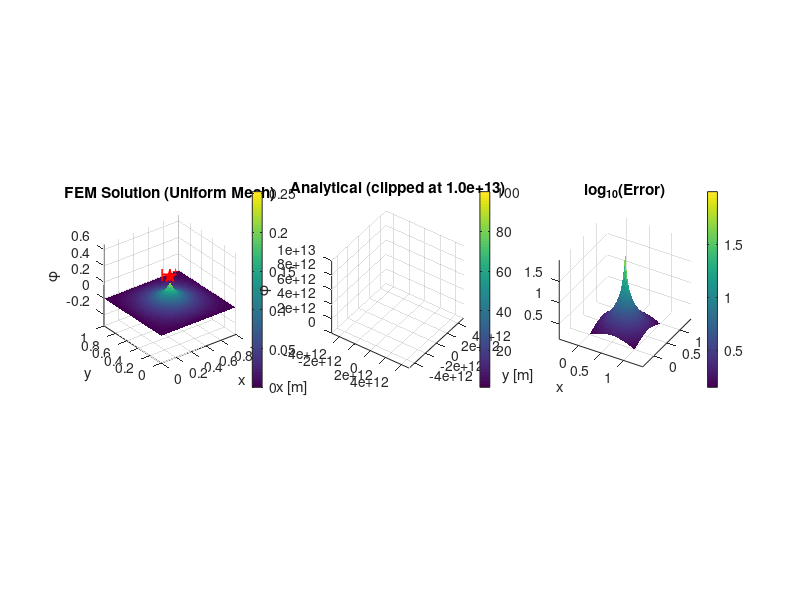
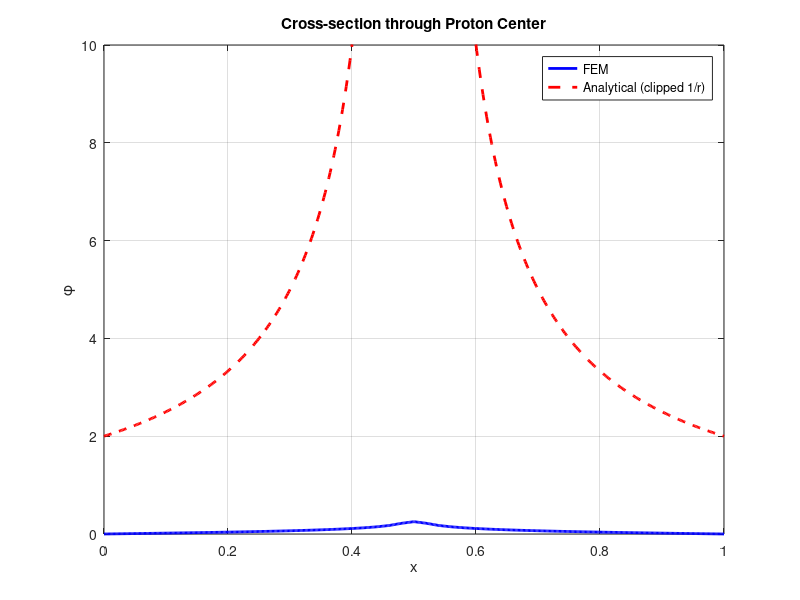

The MATLAB script that drew these images, in order:
    % ========================================================================
    % PROJECT 3 (Corrected): FEM for Stationary Proton Potential - Uniform Mesh
    % ========================================================================
    % This script solves:  -Δφ = ρ  on a square domain with φ = 0 on the boundary.
    % The charge density ρ represents a stationary proton modeled as a Gaussian.
    % The code:
    %   1. Builds a uniform triangular mesh
    %   2. Assembles the FEM stiffness matrix and load vector
    %   3. Solves the system for φ
    %   4. Compares to analytical φ = 1 / r
    %   5. Visualizes FEM vs analytical and computes error metrics
    %
    % AUTHOR: Johan Lorenzi (corrected version)
    % COMMENTS: Each section is heavily documented for clarity.
    %
    % ========================================================================
    
    clear; close all; clc;
    
    %% =====================================================================
    % 1. PARAMETERS (Non-dimensionalized for numerical stability)
    % =====================================================================
    L       = 1.0;              % Domain size (non-dimensional)
    R0      = 0.01;             % Proton radius (used to regularize 1/r)
    center  = [0.5*L, 0.5*L];  % Proton position
    epsilon = 3 * R0;           % Gaussian width to approximate delta function
    
    % Mesh resolution
    Nx = 50;                    % Number of intervals in x (→ Nx+1 nodes)
    Ny = 50;                    % Number of intervals in y
    
    %% =====================================================================
    % 2. MESH GENERATION: Structured grid → Triangular mesh
    % =====================================================================
    % Create equally spaced node coordinates
    x_coords = linspace(0, L, Nx+1);
    y_coords = linspace(0, L, Ny+1);
    
    % Generate full 2D grid (Xg(i,j), Yg(i,j))
    [Xg, Yg] = meshgrid(x_coords, y_coords);
    
    % Store all node coordinates as a list of (x,y) pairs
    nodes = [Xg(:), Yg(:)];
    N = size(nodes, 1);         % Total number of nodes
    
    % Build triangular elements (each square → 2 triangles)
    elem = [];
    for j = 1:Ny
        for i = 1:Nx
            % Identify the 4 nodes of the current square cell
            n1 = (j-1)*(Nx+1) + i;      % bottom-left
            n2 = n1 + 1;                % bottom-right
            n3 = n1 + (Nx+1);           % top-left
            n4 = n2 + (Nx+1);           % top-right
            
            % Split square into two triangles
            elem = [elem;
                    n1 n2 n3;            % lower-left triangle
                    n2 n4 n3];           % upper-right triangle
        end
    end
    Ne = size(elem, 1);          % Total number of triangular elements
    
    fprintf('Mesh generated: %d nodes, %d triangular elements\n', N, Ne);
    
    %% =====================================================================
    % 3. ASSEMBLY OF GLOBAL STIFFNESS MATRIX (A) AND LOAD VECTOR (b)
    %    Equation:  A φ = b  with A_ij = ∫ ∇Ni·∇Nj dΩ  and  b_i = ∫ Ni ρ dΩ
    % =====================================================================
    A = sparse(N, N);            % Sparse stiffness matrix
    b = zeros(N, 1);             % Load vector
    
    % Define Gaussian charge distribution parameters
    sigma = epsilon / 3;         % std. deviation of Gaussian
    norm_factor = 1 / (2*pi*sigma^2);   % Ensures ∫ρ dxdy = 1
    
    % Loop over all elements to assemble local matrices
    for e = 1:Ne
        % Node indices for this triangle
        ids = elem(e, :);
        
        % Coordinates of the triangle's 3 vertices
        x = nodes(ids, 1);
        y = nodes(ids, 2);
        
        % Compute triangle area (shoelace formula)
        Area = 0.5 * abs( x(1)*(y(2)-y(3)) + x(2)*(y(3)-y(1)) + x(3)*(y(1)-y(2)) );
        
        % Skip degenerate elements (none expected in structured mesh)
        if Area < 1e-12
            continue;
        end
        
        % Compute gradients of shape functions (P1 linear elements)
        dN_dx = [y(2)-y(3); y(3)-y(1); y(1)-y(2)] / (2*Area);
        dN_dy = [x(3)-x(2); x(1)-x(3); x(2)-x(1)] / (2*Area);
        
        % Local stiffness matrix (3x3)
        Ke = Area * (dN_dx * dN_dx' + dN_dy * dN_dy');
        
        % Assemble into global matrix
        A(ids, ids) = A(ids, ids) + Ke;
        
        % ---- LOAD VECTOR: Gaussian charge ----
        % Evaluate ρ at centroid (1-point quadrature)
        xc = mean(x);
        yc = mean(y);
        dx = xc - center(1);
        dy = yc - center(2);
        rho = norm_factor * exp(-(dx^2 + dy^2)/(sigma^2));
        
        % Local load vector (each node gets Area/3 * ρ)
        be = (Area * rho / 3) * ones(3,1);
        b(ids) = b(ids) + be;
    end
    
    %% =====================================================================
    % 4. APPLY DIRICHLET BOUNDARY CONDITIONS (φ = 0 on boundary)
    % =====================================================================
    % Identify boundary nodes
    bottom = 1:(Nx+1);
    top    = (N - Nx):N;
    left   = 1:(Nx+1):N;
    right  = (Nx+1):(Nx+1):N;
    
    boundary_nodes = unique([bottom, top, left, right]);
    free_nodes = setdiff(1:N, boundary_nodes);
    
    fprintf('Boundary nodes: %d, Free nodes: %d\n', ...
            length(boundary_nodes), length(free_nodes));
    
    % Extract system for free DOFs
    A_ff = A(free_nodes, free_nodes);
    b_f  = b(free_nodes);
    
    % Check matrix conditioning
    cond_A = condest(A_ff);
    fprintf('Condition number of A_ff: %.2e\n', cond_A);
    
    %% =====================================================================
    % 5. SOLVE THE LINEAR SYSTEM
    % =====================================================================
    phi = zeros(N, 1);            % Initialize full potential vector
    phi(free_nodes) = A_ff \ b_f; % Solve only for interior nodes
    
    %% =====================================================================
    % 6. ANALYTICAL SOLUTION (φ = 1 / max(|r - r0|, R0))
    % =====================================================================% === Analytical solution ===
    % === Analytical solution ===
    % === Analytical potential ===
    r = sqrt((nodes(:,1)-center(1)).^2 + (nodes(:,2)-center(2)).^2);
    phi_ana = 1 ./ sqrt(r.^2 + R0^2);
    
    Phi_ana = reshape(phi_ana, Ny+1, Nx+1);
    
    % === Clipping only for visualization ===
    phi_display = Phi_ana;
    phi_clip_value = 1e13;   % you can tune this; try 1e13–1e14 range
    phi_display(phi_display > phi_clip_value) = phi_clip_value;
    
    
    
    
    
    
    
    %% =====================================================================
    % 7. RESHAPE FOR VISUALIZATION (match meshgrid structure)
    % =====================================================================
    
    % Reshape to match FEM mesh orientation
    % === Reshape for plotting ===
    % Both FEM and analytical fields must match Xg, Yg orientation
    Phi     = reshape(phi,     Ny+1, Nx+1);
    Phi_ana = reshape(phi_ana, Ny+1, Nx+1);
    
    
    
    
    %% =====================================================================
    % 8. VISUALIZATION: FEM, Analytical, and Error
    % =====================================================================
    figure('Position', [100, 100, 1400, 500]);
    
    % FEM solution
    subplot(1,3,1);
    surf(Xg, Yg, Phi, 'EdgeColor', 'none');
    colorbar; view(3); axis equal tight;
    title('FEM Solution (Uniform Mesh)');
    xlabel('x'); ylabel('y'); zlabel('\phi');
    hold on;
    plot3(center(1), center(2), max(phi)*1.3, 'rp', ...
        'MarkerFaceColor','r','MarkerSize',10);
    text(center(1), center(2), max(phi)*1.4, 'H^+', ...
        'Color','r','FontSize',12,'HorizontalAlignment','center');
    
    subplot(1,3,2);
    surf(Xg, Yg, phi_display, 'EdgeColor', 'none');
    colorbar;
    view(35,40);
    axis equal tight;
    zlim([0, phi_clip_value]);
    title(['Analytical (clipped at ', sprintf('%.1e',phi_clip_value), ')']);
    xlabel('x [m]'); ylabel('y [m]'); zlabel('\phi');
    
    % Error
    subplot(1,3,3);
    Error = abs(Phi - Phi_ana);
    surf(Xg, Yg, log10(Error+1e-12), 'EdgeColor','none');
    title('log_{10}(Error)');
    xlabel('x'); ylabel('y');
    axis equal tight; view(30,35);
    colorbar;
    %% =====================================================================
    % 9. CROSS-SECTION THROUGH PROTON CENTER (aligned with mesh)
    % =====================================================================
    % =====================================================================
    % 9. CROSS-SECTION THROUGH PROTON CENTER
    % =====================================================================
    line_x = linspace(0, L, 500);
    line_y = center(2) * ones(size(line_x));
    
    line_fem = interp2(Xg, Yg, Phi, line_x, line_y, 'linear', 0);
    r = sqrt((line_x - center(1)).^2 + (line_y - center(2)).^2);
    line_ana = min(1 ./ max(r, R0), 1/R0); % clipped analytical
    
    figure;
    plot(line_x, line_fem, 'b-', 'LineWidth', 2); hold on;
    plot(line_x, line_ana, 'r--', 'LineWidth', 2);
    xlim([0 L]); ylim([0, 10]); % clip y-axis for visibility
    xlabel('x'); ylabel('\phi');
    legend('FEM', 'Analytical (clipped 1/r)', 'Location', 'best');
    title('Cross-section through Proton Center');
    grid on;
    
    
    
    %% =====================================================================
    % 10. ERROR ANALYSIS (away from singularity)
    % =====================================================================
    valid = (nodes(:,1) > 0.1*L) & (nodes(:,1) < 0.9*L) & ...
            (nodes(:,2) > 0.1*L) & (nodes(:,2) < 0.9*L) & ...
            (sqrt((nodes(:,1)-center(1)).^2 + (nodes(:,2)-center(2)).^2) > 5*R0);
    
    err = abs(phi(valid) - phi_ana(valid));
    L2_err  = sqrt(mean(err.^2));
    Linf_err = max(err);
    
    fprintf('\nERROR METRICS (interior, away from singularity):\n');
    fprintf('  L2 error   = %.3e\n', L2_err);
    fprintf('  L∞ error   = %.3e\n', Linf_err);
    fprintf('\nComputation completed successfully.\n');
